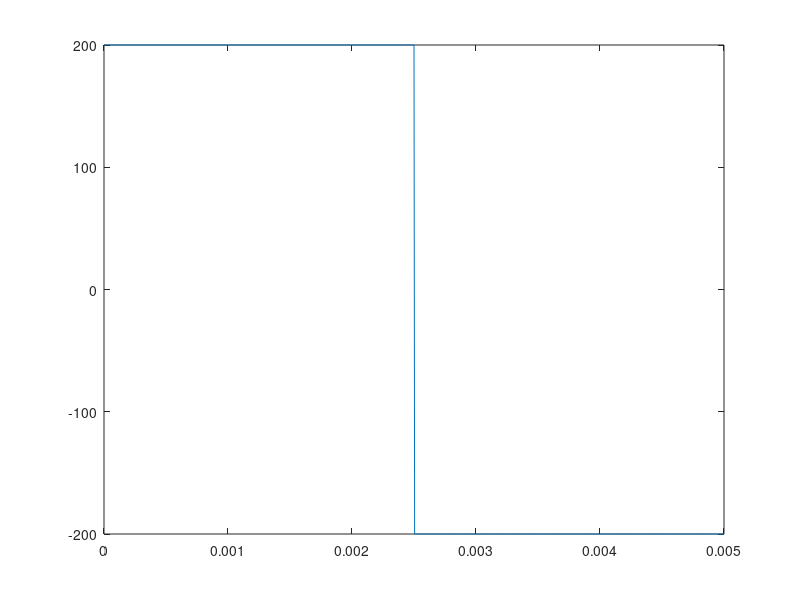
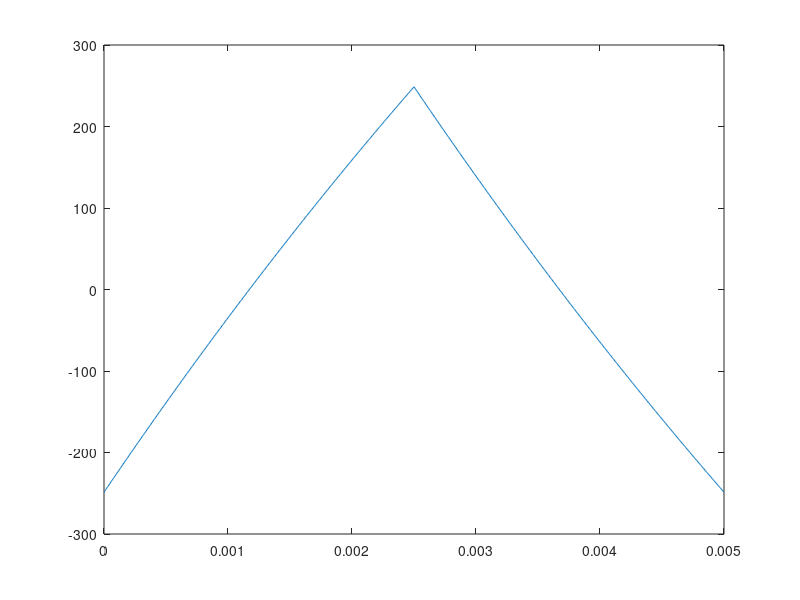
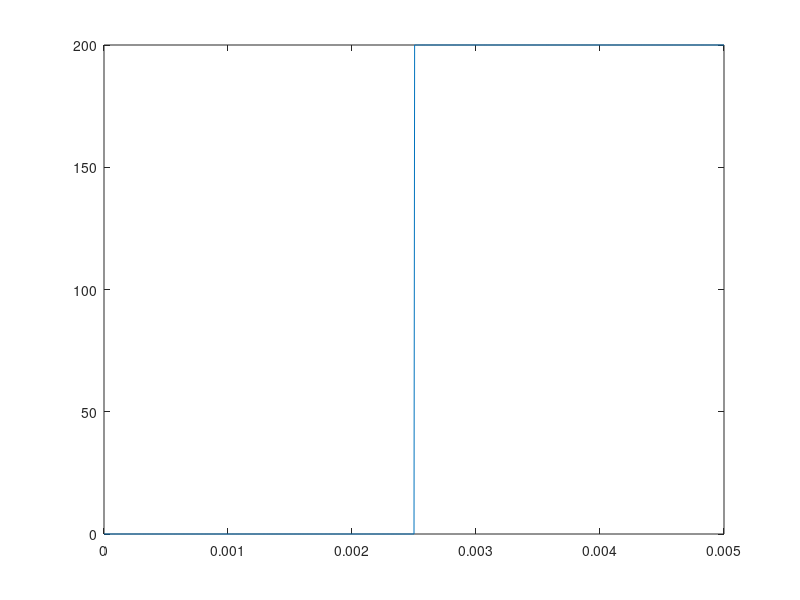
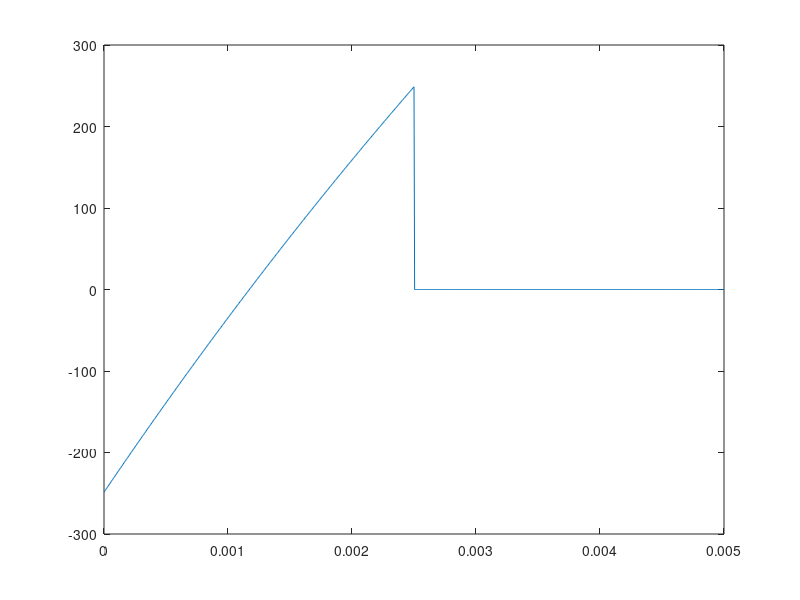

Recreate these plots in MATLAB, in order.
clear
clc

Vdc = 200;
r = 0.1;
L = 1e-3;
f = 200;
T = 1/f;
tau = L/r;

I_max = (Vdc/r)*(1-exp(-T/(2*tau)))/(1+exp(-T/(2*tau)));
I_min = -I_max;

t = 0:T/1000:T;

for k = 1:length(t)
    if t(k) <= T/2
        V_ac(k) = Vdc;
        V_S14(k) = 0;
        V_S23(k) = V_ac(k);
        i_ac(k) = Vdc/r + (I_min - (Vdc/r))*exp(-t(k)/tau);
        i_S14(k) = i_ac(k);
        i_S23(k) = 0;
        i_dc(k) = i_ac(k);
    else
        V_ac(k) = -Vdc;
        V_S14(k) = -V_ac(k);
        V_S23(k) = 0;
        i_ac(k) = -Vdc/r + (I_max + (Vdc/r))*exp(-(t(k)-(T/2))/tau);
        i_S14(k) = 0;
        i_S23(k) = -i_ac(k);
        i_dc(k) = -i_ac(k);
    end
end

figure;
plot(t,V_ac)

figure;
plot(t,i_ac)

figure;
plot(t,V_S14)

figure;
plot(t,i_S14)

figure;
plot(t,V_S23)

figure;
plot(t,i_S23)

figure;
plot(t,i_dc)